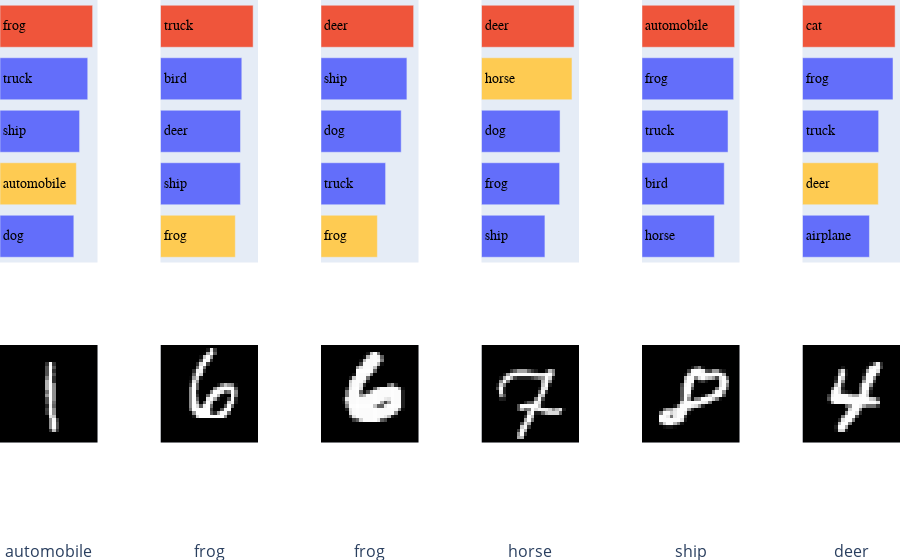

Notebook code cell kept with this figure:
### Code cell
fig

### Figure 1 — Plotly figure (JSON) as saved in the notebook; plotly's stock layout.template omitted (floating-point values rounded to 4 significant figures; data arrays with more than 128 entries replaced by an {"elided": "..."} marker saying what was removed)
{"data": [{"insidetextanchor": "start", "insidetextfont": {"color": "black", "family": "Arial", "size": 14}, "marker": {"color": ["#636EFA", "#FECB52", "#636EFA", "#636EFA", "#EF553B"]}, "orientation": "h", "outsidetextfont": {"color": "black", "family": "Arial", "size": 14}, "text": ["dog", "automobile", "ship", "truck", "frog"], "textposition": "inside", "type": "bar", "x": [0.1155, 0.1194, 0.1245, 0.1372, 0.1449], "xaxis": "x", "y": ["dog", "automobile", "ship", "truck", "frog"], "yaxis": "y"}, {"name": "automobile", "type": "image", "xaxis": "x7", "yaxis": "y7", "z": {"elided": "28x28x3 float values"}, "zmax": [1, 1, 1, 1], "zmin": [0, 0, 0, 0]}, {"insidetextanchor": "start", "insidetextfont": {"color": "black", "family": "Arial", "size": 14}, "marker": {"color": ["#FECB52", "#636EFA", "#636EFA", "#636EFA", "#EF553B"]}, "orientation": "h", "outsidetextfont": {"color": "black", "family": "Arial", "size": 14}, "text": ["frog", "ship", "deer", "bird", "truck"], "textposition": "inside", "type": "bar", "x": [0.1151, 0.1229, 0.123, 0.125, 0.1425], "xaxis": "x2", "y": ["frog", "ship", "deer", "bird", "truck"], "yaxis": "y2"}, {"name": "frog", "type": "image", "xaxis": "x8", "yaxis": "y8", "z": {"elided": "28x28x3 float values"}, "zmax": [1, 1, 1, 1], "zmin": [0, 0, 0, 0]}, {"insidetextanchor": "start", "insidetextfont": {"color": "black", "family": "Arial", "size": 14}, "marker": {"color": ["#FECB52", "#636EFA", "#636EFA", "#636EFA", "#EF553B"]}, "orientation": "h", "outsidetextfont": {"color": "black", "family": "Arial", "size": 14}, "text": ["frog", "truck", "dog", "ship", "deer"], "textposition": "inside", "type": "bar", "x": [0.09704, 0.1112, 0.138, 0.1479, 0.1594], "xaxis": "x3", "y": ["frog", "truck", "dog", "ship", "deer"], "yaxis": "y3"}, {"name": "frog", "type": "image", "xaxis": "x9", "yaxis": "y9", "z": {"elided": "28x28x3 float values"}, "zmax": [1, 1, 1, 1], "zmin": [0, 0, 0, 0]}, {"insidetextanchor": "start", "insidetextfont": {"color": "black", "family": "Arial", "size": 14}, "marker": {"color": ["#636EFA", "#636EFA", "#636EFA", "#FECB52", "#EF553B"]}, "orientation": "h", "outsidetextfont": {"color": "black", "family": "Arial", "size": 14}, "text": ["ship", "frog", "dog", "horse", "deer"], "textposition": "inside", "type": "bar", "x": [0.09458, 0.1165, 0.1171, 0.1349, 0.1381], "xaxis": "x4", "y": ["ship", "frog", "dog", "horse", "deer"], "yaxis": "y4"}, {"name": "horse", "type": "image", "xaxis": "x10", "yaxis": "y10", "z": {"elided": "28x28x3 float values"}, "zmax": [1, 1, 1, 1], "zmin": [0, 0, 0, 0]}, {"insidetextanchor": "start", "insidetextfont": {"color": "black", "family": "Arial", "size": 14}, "marker": {"color": ["#636EFA", "#636EFA", "#636EFA", "#636EFA", "#EF553B"]}, "orientation": "h", "outsidetextfont": {"color": "black", "family": "Arial", "size": 14}, "text": ["horse", "bird", "truck", "frog", "automobile"], "textposition": "inside", "type": "bar", "x": [0.1045, 0.1188, 0.1242, 0.1323, 0.1338], "xaxis": "x5", "y": ["horse", "bird", "truck", "frog", "automobile"], "yaxis": "y5"}, {"name": "ship", "type": "image", "xaxis": "x11", "yaxis": "y11", "z": {"elided": "28x28x3 float values"}, "zmax": [1, 1, 1, 1], "zmin": [0, 0, 0, 0]}, {"insidetextanchor": "start", "insidetextfont": {"color": "black", "family": "Arial", "size": 14}, "marker": {"color": ["#636EFA", "#FECB52", "#636EFA", "#636EFA", "#EF553B"]}, "orientation": "h", "outsidetextfont": {"color": "black", "family": "Arial", "size": 14}, "text": ["airplane", "deer", "truck", "frog", "cat"], "textposition": "inside", "type": "bar", "x": [0.1027, 0.1163, 0.1168, 0.1388, 0.142], "xaxis": "x6", "y": ["airplane", "deer", "truck", "frog", "cat"], "yaxis": "y6"}, {"name": "deer", "type": "image", "xaxis": "x12", "yaxis": "y12", "z": {"elided": "28x28x3 float values"}, "zmax": [1, 1, 1, 1], "zmin": [0, 0, 0, 0]}], "layout": {"annotations": [{"font": {"size": 16}, "showarrow": false, "text": "automobile", "x": 0.05417, "xanchor": "center", "xref": "paper", "y": -0.075, "yanchor": "bottom", "yref": "paper"}, {"font": {"size": 16}, "showarrow": false, "text": "frog", "x": 0.2325, "xanchor": "center", "xref": "paper", "y": -0.075, "yanchor": "bottom", "yref": "paper"}, {"font": {"size": 16}, "showarrow": false, "text": "frog", "x": 0.4108, "xanchor": "center", "xref": "paper", "y": -0.075, "yanchor": "bottom", "yref": "paper"}, {"font": {"size": 16}, "showarrow": false, "text": "horse", "x": 0.5892, "xanchor": "center", "xref": "paper", "y": -0.075, "yanchor": "bottom", "yref": "paper"}, {"font": {"size": 16}, "showarrow": false, "text": "ship", "x": 0.7675, "xanchor": "center", "xref": "paper", "y": -0.075, "yanchor": "bottom", "yref": "paper"}, {"font": {"size": 16}, "showarrow": false, "text": "deer", "x": 0.9458, "xanchor": "center", "xref": "paper", "y": -0.075, "yanchor": "bottom", "yref": "paper"}], "autosize": true, "margin": {"b": 35, "l": 0, "r": 0, "t": 0}, "showlegend": false, "xaxis": {"anchor": "y", "autorange": true, "domain": [0, 0.1083], "range": [0, 0.1525], "type": "linear", "visible": false}, "xaxis10": {"anchor": "y10", "autorange": true, "domain": [0.535, 0.6433], "range": [-0.5, 27.5], "visible": false}, "xaxis11": {"anchor": "y11", "autorange": true, "domain": [0.7133, 0.8217], "range": [-0.5, 27.5], "visible": false}, "xaxis12": {"anchor": "y12", "autorange": true, "domain": [0.8917, 1.0], "range": [-0.5, 27.5], "visible": false}, "xaxis2": {"anchor": "y2", "autorange": true, "domain": [0.1783, 0.2867], "range": [0, 0.15], "type": "linear", "visible": false}, "xaxis3": {"anchor": "y3", "autorange": true, "domain": [0.3567, 0.465], "range": [0, 0.1678], "type": "linear", "visible": false}, "xaxis4": {"anchor": "y4", "autorange": true, "domain": [0.535, 0.6433], "range": [0, 0.1454], "type": "linear", "visible": false}, "xaxis5": {"anchor": "y5", "autorange": true, "domain": [0.7133, 0.8217], "range": [0, 0.1408], "type": "linear", "visible": false}, "xaxis6": {"anchor": "y6", "autorange": true, "domain": [0.8917, 1.0], "range": [0, 0.1495], "type": "linear", "visible": false}, "xaxis7": {"anchor": "y7", "autorange": true, "domain": [0, 0.1083], "range": [-0.5, 27.5], "visible": false}, "xaxis8": {"anchor": "y8", "autorange": true, "domain": [0.1783, 0.2867], "range": [-0.5, 27.5], "visible": false}, "xaxis9": {"anchor": "y9", "autorange": true, "domain": [0.3567, 0.465], "range": [-0.5, 27.5], "visible": false}, "yaxis": {"anchor": "x", "autorange": true, "domain": [0.5, 1], "range": [-0.5, 4.5], "type": "category", "visible": false}, "yaxis10": {"anchor": "x10", "autorange": true, "domain": [0.03967, 0.4603], "range": [27.5, -0.5], "visible": false}, "yaxis11": {"anchor": "x11", "autorange": true, "domain": [0.03967, 0.4603], "range": [27.5, -0.5], "visible": false}, "yaxis12": {"anchor": "x12", "autorange": true, "domain": [0.03967, 0.4603], "range": [27.5, -0.5], "visible": false}, "yaxis2": {"anchor": "x2", "autorange": true, "domain": [0.5, 1], "range": [-0.5, 4.5], "type": "category", "visible": false}, "yaxis3": {"anchor": "x3", "autorange": true, "domain": [0.5, 1], "range": [-0.5, 4.5], "type": "category", "visible": false}, "yaxis4": {"anchor": "x4", "autorange": true, "domain": [0.5, 1], "range": [-0.5, 4.5], "type": "category", "visible": false}, "yaxis5": {"anchor": "x5", "autorange": true, "domain": [0.5, 1], "range": [-0.5, 4.5], "type": "category", "visible": false}, "yaxis6": {"anchor": "x6", "autorange": true, "domain": [0.5, 1], "range": [-0.5, 4.5], "type": "category", "visible": false}, "yaxis7": {"anchor": "x7", "autorange": true, "domain": [0.03967, 0.4603], "range": [27.5, -0.5], "visible": false}, "yaxis8": {"anchor": "x8", "autorange": true, "domain": [0.03967, 0.4603], "range": [27.5, -0.5], "visible": false}, "yaxis9": {"anchor": "x9", "autorange": true, "domain": [0.03967, 0.4603], "range": [27.5, -0.5], "visible": false}}}
